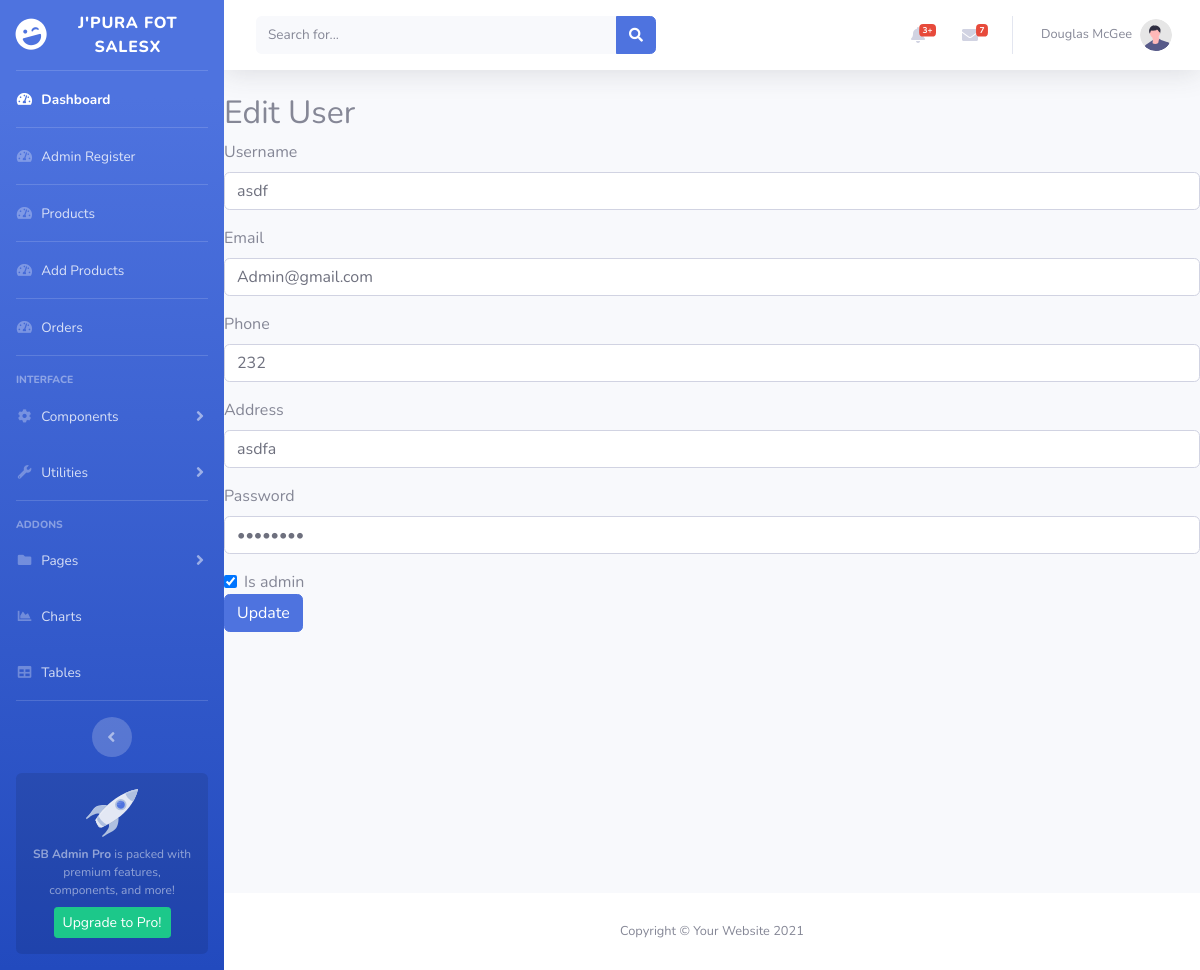
Page /Admin/user.php?uid=40 (signed in) on the committed database.
### tables this page shows
CREATE TABLE `User` (
  `UserId` int(11) NOT NULL,
  `UserName` varchar(255) NOT NULL,
  `Email` varchar(255) NOT NULL,
  `PhoneNo` int(11) NOT NULL,
  `Address` varchar(255) NOT NULL,
  `Password` varchar(255) NOT NULL,
  `IsAdmin` tinyint(1) NOT NULL
);

### Admin/user.php (the view, shortened to what this page needs)
<?php
  include "components/header.php";
  if(!isset($_GET["uid"]) && !isset($_POST["uid"])){
    if(isset($_POST['username']) && isset($_POST['email']) && isset($_POST['phone']) && isset($_POST['address']) && isset($_POST['password'])){
        $username = $_POST["username"];
        $email = $_POST["email"];
        $phone = $_POST["phone"];
        $address = $_POST["address"];
        $password = $_POST["password"];
        $sql = "INSERT INTO User(UserName, Email, Address, PhoneNo, Password, IsAdmin) VALUES('$username', '$email', '$address', $phone, '$password', 1)";
        if(mysqli_query($conn, $sql)){
            header("Location: index.php");
            exit();
        }else{
            echo "Error".mysqli_error($conn);
        }
    }
?>
    <form action="#" method="POST">
        <h2>Register Admin</h2>
        <div class="form-group">
            <label for="username">Username</label>
            <input name="username" type="text" id="username" class="form-control" placeholder="Username">
        </div>
        <div class="form-group">
            <label for="email">Email</label>
            <input name="email" type="email" class="form-control" id="email" placeholder="Email">
        </div>
        <div class="form-group">
            <label for="phone">Phone</label>
            <input name="phone" type="number" class="form-control" id="phone" placeholder="Phone">
        </div>
        <div class="form-group">
            <label for="address">Address</label>
            <input name="address" type="text" class="form-control" id="address" placeholder="Address">
        </div>
        <div class="form-group">
            <label for="password">Password</label>
            <input name="password" type="password" class="form-control" id="" placeholder="Password">
        </div>
        <button type="submit" class="btn btn-primary">Sign in</button>
    </form>
<?php
    }else{
        $uid = 0;
        if(isset($_GET["uid"])){
            $uid = $_GET["uid"];
        }else{
            $uid = $_POST["uid"];
        }
        $sql_read = "SELECT * FROM User WHERE UserId = $uid";
        $read_values = mysqli_query($conn, $sql_read);
        $edit_user = mysqli_fetch_assoc($read_values);
        echo '<form action="user.php" method="POST">
        <h2>Edit User</h2>
        <input type="hidden" name="uid" value="'.$uid.'">
        <div class="form-group">
            <label for="username">Username</label>
            <input name="username" type="text" id="username" value="'.$edit_user["UserName"].'" class="form-control" placeholder="Username" required>
        </div>
        <div class="form-group">
            <label for="email">Email</label>
            <input name="email" type="email" class="form-control" value="'.$edit_user["Email"].'" id="email" placeholder="Email" required>
        </div>
        <div class="form-group">
            <label for="phone">Phone</label>
            <input name="phone" type="number" class="form-control" value="'.$edit_user["PhoneNo"].'" id="phone" placeholder="Phone" required>
        </div>
        <div class="form-group">
            <label for="address">Address</label>
            <input name="address" type="text" class="form-control" value="'.$edit_user["Address"].'" id="address" placeholder="Address" required>
        </div>
        <div class="form-group">
            <label for="password">Password</label>
            <input name="password" type="password" class="form-control" value="'.$edit_user["Password"].'" id="" placeholder="Password" required>
        </div>';
        if($edit_user["IsAdmin"]){
            echo '
            <div class="form-check">
                <input name="isAdmin" class="form-check-input" type="checkbox" value="1" id="flexCheckDefault" checked >
                <label class="form-check-label" for="flexCheckDefault">
                    Is admin
                </label>
            </div>
            <button type="submit" class="btn btn-primary">Update</button>
        </form>';
        }
?>
 <?php
    }
  include "components/footer.php";
 ?>

### rows in the picture
user: username "asdf", email "Admin@gmail.com", phone "232", address "asdfa"
